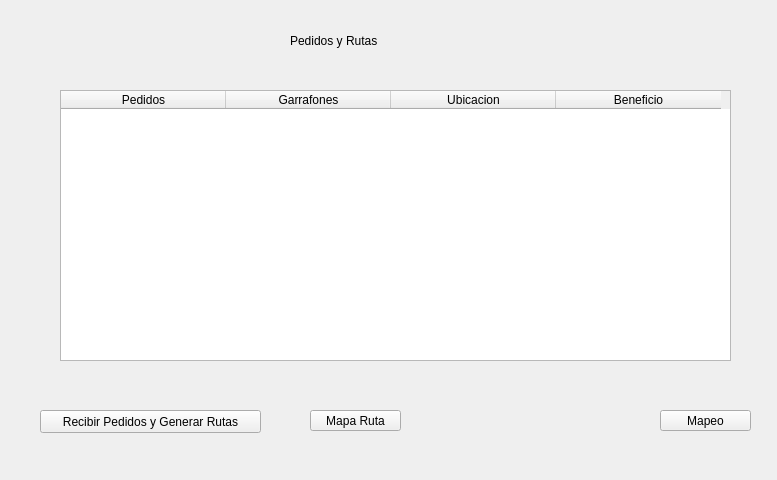
<?xml version="1.0" encoding="UTF-8"?>
<ui version="4.0">
 <class>MainWindow</class>
 <widget class="QMainWindow" name="MainWindow">
  <property name="geometry">
   <rect>
    <x>0</x>
    <y>0</y>
    <width>777</width>
    <height>480</height>
   </rect>
  </property>
  <property name="windowTitle">
   <string>MainWindow</string>
  </property>
  <widget class="QWidget" name="centralwidget">
   <widget class="QPushButton" name="pushButton_Mapa_Ruta">
    <property name="geometry">
     <rect>
      <x>310</x>
      <y>410</y>
      <width>91</width>
      <height>21</height>
     </rect>
    </property>
    <property name="text">
     <string>Mapa Ruta</string>
    </property>
   </widget>
   <widget class="QLabel" name="label">
    <property name="geometry">
     <rect>
      <x>290</x>
      <y>20</y>
      <width>201</width>
      <height>41</height>
     </rect>
    </property>
    <property name="styleSheet">
     <string notr="true">font: 20pt &quot;MS Shell Dlg 2&quot;;</string>
    </property>
    <property name="text">
     <string>Pedidos y Rutas</string>
    </property>
   </widget>
   <widget class="QPushButton" name="pushButton_Recibir_pedidos">
    <property name="geometry">
     <rect>
      <x>40</x>
      <y>410</y>
      <width>221</width>
      <height>23</height>
     </rect>
    </property>
    <property name="text">
     <string>Recibir Pedidos y Generar Rutas</string>
    </property>
   </widget>
   <widget class="QPushButton" name="pushButton_Mapeo">
    <property name="geometry">
     <rect>
      <x>660</x>
      <y>410</y>
      <width>91</width>
      <height>21</height>
     </rect>
    </property>
    <property name="text">
     <string>Mapeo</string>
    </property>
   </widget>
   <widget class="QTableWidget" name="table_Pedidos">
    <property name="geometry">
     <rect>
      <x>60</x>
      <y>90</y>
      <width>671</width>
      <height>271</height>
     </rect>
    </property>
    <attribute name="horizontalHeaderDefaultSectionSize">
     <number>165</number>
    </attribute>
    <column>
     <property name="text">
      <string>Pedidos</string>
     </property>
    </column>
    <column>
     <property name="text">
      <string>Garrafones</string>
     </property>
    </column>
    <column>
     <property name="text">
      <string>Ubicacion</string>
     </property>
    </column>
    <column>
     <property name="text">
      <string>Beneficio</string>
     </property>
    </column>
   </widget>
  </widget>
 </widget>
 <resources/>
 <connections/>
</ui>
